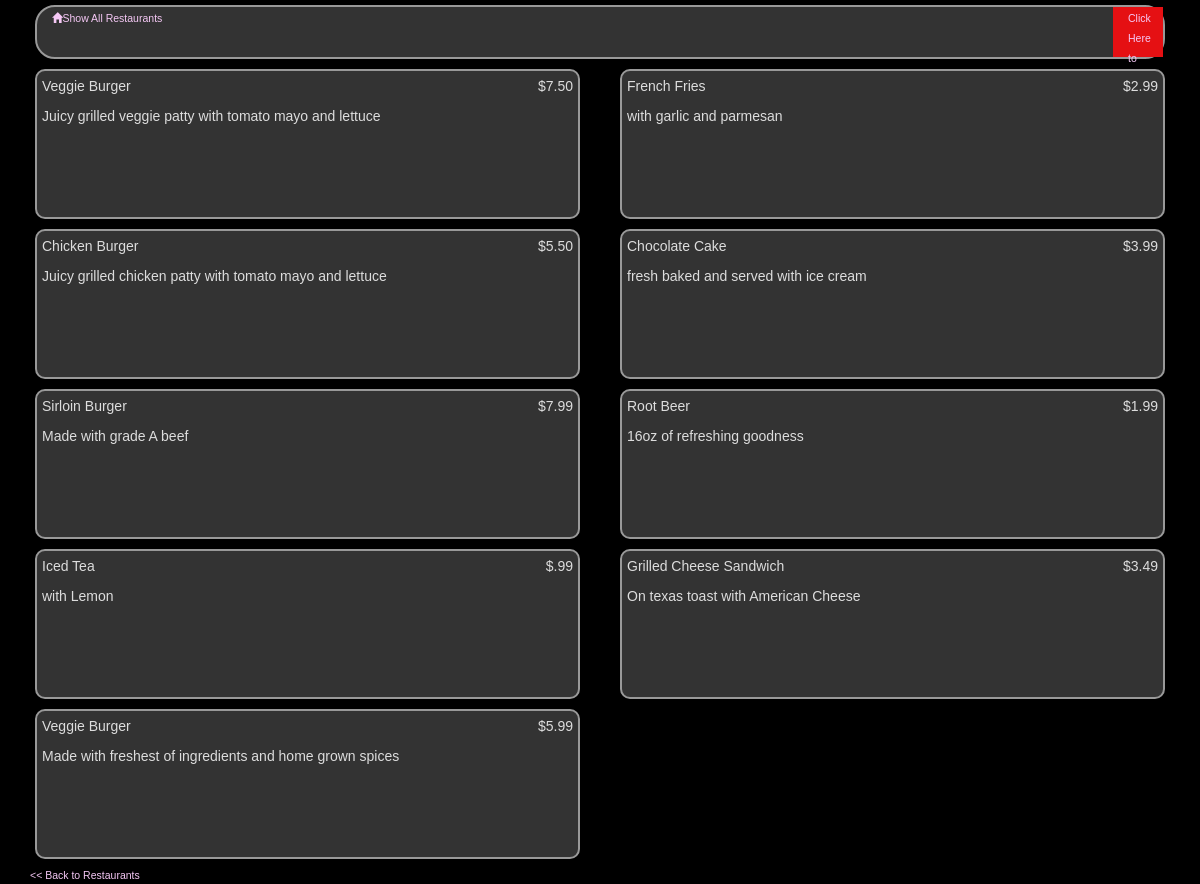
Page /restaurants/1/ on the committed database.
### database_setup.py (models this page shows, shortened)
class MenuItem(Base):
    __tablename__ = 'menu_item'
    name = Column(String(80), nullable = False)
    id = Column(Integer, primary_key = True)
    course = Column(String(250))
    description = Column(String(250))
    price = Column(String(8))
    restaurant_id = Column(Integer, ForeignKey('restaurant.id'))
    user_id = Column(Integer, ForeignKey('user.id'))
    restaurant = relationship(Restaurant)
    user = relationship(User)

### finalProject.py (the view)
@app.route('/restaurants/<int:restaurant_id>/')
def showMenu(restaurant_id):
    restaurant = session.query(Restaurant).filter_by(id = restaurant_id).one()
    items = session.query(MenuItem).filter_by(restaurant_id = restaurant.id)
    creator = getUserInfo(restaurant.user_id)
    if 'username' not in login_session or creator.id != login_session['user_id']:
        return render_template('publicmenu.html', items = items,
                               restaurant = restaurant, creator = creator)
    else:
        return render_template('menu.html', restaurant = restaurant, items = items,
                           creator = creator)

### finalProject.py (called while the page is built)
def getUserInfo(user_id):
    user = session.query(User).filter_by(id = user_id).one()
    return user

### templates/publicmenu.html (shortened to what this page needs)
{% extends "main.html" %}
{% block content %}
    	<div class="header clearfix">
			<div class="col-md-6">
                <a href="{{url_for('showRestaurants')}}">
                    <span class="glyphicon glyphicon-home" aria-hidden="true"></span>Show All Restaurants
                </a>
            </div>
            <div class="col-md-6 user pull-right">
                <a href="{{url_for('showLogin')}}">Click Here to Log in</a>
            </div>
        </div>
        <div class="row">
        {% for i in items %}
            <div class="col-md-6">
            	<div class="restaurant">
                	<div class="nameandprice">
            			<span class="name"><p>{{i.name}}</p></span>
            			<span class="price"><p>{{i.price}}</p></span>
        			</div>
                    <div class="description">
                        <p>{{i.description}}</p>
                    </div>
                </div>
            </div>
        {% endfor %}
        </div>
        <a href="{{url_for('showRestaurants')}}">&lt;&lt; Back to Restaurants</a>
{% endblock %}

### static/style.css (style rules this page uses)
body { font-family: sans-serif; background-image: url('img3.jpg'); background-color: #000; }
p, dd, dt, label { color: #DDDDDD; }
a { text-decoration: none; color:#F5C8F5; font-size: .75em; }
.header { border: 2px solid; border-radius: 20px; margin: 5px 5px 5px 5px; border-color: #999999; background-color: #333333; }
.user { height:50px; width:50px; vertical-align:middle; background-color:#E51013; }
.restaurant { margin: 5px 5px 5px 5px; height:150px; border: 2px solid; border-radius: 10px; padding: 5px 5px 15px 5px; border-color: #999999; background-color: #333333; }
.name { width:50%; display: inline-block; float: left; }
.price { text-align: right; width:50%; float: right; }

### rows in the picture
MenuItem: name "Veggie Burger", price "$7.50", description "Juicy grilled veggie patty with tomato mayo and lettuce"
MenuItem: name "French Fries", price "$2.99", description "with garlic and parmesan"
MenuItem: name "Chicken Burger", price "$5.50", description "Juicy grilled chicken patty with tomato mayo and lettuce"
MenuItem: name "Chocolate Cake", price "$3.99", description "fresh baked and served with ice cream"
MenuItem: name "Sirloin Burger", price "$7.99", description "Made with grade A beef"
MenuItem: name "Root Beer", price "$1.99", description "16oz of refreshing goodness"
MenuItem: name "Iced Tea", price "$.99", description "with Lemon"
MenuItem: name "Grilled Cheese Sandwich", price "$3.49", description "On texas toast with American Cheese"
MenuItem: name "Veggie Burger", price "$5.99", description "Made with freshest of ingredients and home grown spices"
